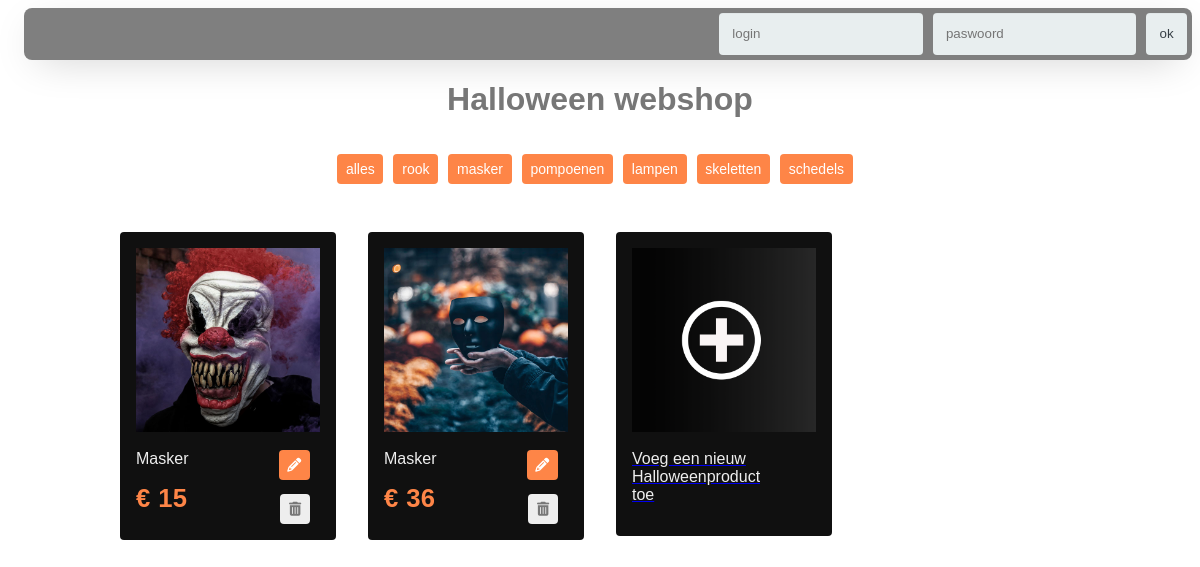
The app's page /index.php?id=2 (signed in) with its own data.
### tables this page shows
CREATE TABLE `categorie` (
  `ID` int(50) NOT NULL,
  `categorieNaam` varchar(50) NOT NULL
);

CREATE TABLE `producten` (
  `ID` int(255) NOT NULL,
  `titel` varchar(100) NOT NULL,
  `omschrijving` varchar(1000) NOT NULL,
  `kostprijs` varchar(100) NOT NULL,
  `afbeelding` varchar(100) NOT NULL,
  `catID` int(50) NOT NULL
);

### src/database/database.php (called while the page is built, shortened)
<?php
class Database
{
    private static function getConnection()
    {
        $user = 'root';
        $pass = 'root';
        $host = 'localhost';
        $db_name = 'Halloween';
        $dsn = "mysql:host=$host;dbname=$db_name";
        $db = new PDO($dsn, $user, $pass);
        return $db;
    }
    public static function getRows($sql, $params = [], $type = null)
    {
        $conn = self::getConnection();
        $stmt = $conn->prepare($sql);
        $stmt->execute($params);
        if ($type == null) {
            $rows = $stmt->fetchAll();
        } else {
            $rows = $stmt->fetchAll(PDO::FETCH_CLASS | PDO::FETCH_PROPS_LATE, $type);
        }
        return $rows;
    }
}
?>

### src/repository/halloweenrepository.php (called while the page is built, shortened)
<?php
require_once dirname(__FILE__) . "/../database/database.php";
class HalloweenRepository
{
    public static function getAllCategories(){
        $arr = Database::getRows("SELECT * FROM categorie", null, "Categorie");
        return $arr;
    }
    public static function getProductsByCategoryID($catID){
        $arr = Database::getRows("SELECT * FROM producten WHERE catID=?", [$catID], "Product");
        return $arr;
    }
}
?>

### index.php (the view, shortened to what this page needs)
<?php
require_once dirname(__FILE__) . "/src/repository/halloweenrepository.php";
function toonLogin(){
	if(!isset($_SESSION["loginNaam"])){
		echo "<div class='login'>";
			echo "<form class='login__form' method='POST' action='" . $_SERVER['PHP_SELF'] ."'>";
				echo "<input class='login__name' placeholder='login' name='login__name'>";
				echo "<input class='login__password' placeholder='paswoord' name='login__password'>";
				echo "<input class='login__submit' type='submit' value='ok' name='login'>";
			echo "</form>";
		echo "</div>";
	}
}
?>
<!DOCTYPE html>
<html lang="en">
<head>
	<link rel="stylesheet" href="css/screen.css" />
	<link rel="stylesheet" href="css/style.css" />
</head>
<body>
<?php toonLogin(); ?>
<h1>Halloween webshop</h1>
<div class="wrapper">
	<div class="content c-row">
		<section>
			<div class="c-row categories">
				<div class="c-nav__filter">
				<a href="index.php" class="c-nav__link"><span class='product-grid__btn product-grid__update'>alles</span></a>
					<?php
						$categories = HalloweenRepository::getAllCategories();
						foreach($categories as $categorie){
					?>
						<a href="index.php?id=<?php echo $categorie->ID ?>" class="c-nav__link"><span class="product-grid__btn product-grid__update"><?php echo $categorie->categorieNaam ?></span></a>
					<?php } ?>
				</div>
			</div>
		</section>
		<section>
			<div class="product-grid product-grid--flexbox">
				<div class="product-grid__wrapper">
					<?php
						if(!isset($_GET['id'])){
							$producten = HalloweenRepository::getAllProducts();
							foreach($producten as $product){
					?>
						<div class='product-grid__product-wrapper'>
							<div class='product-grid__product'>
								<div class='product-grid__img-wrapper'>
									<img src='<?php echo $product->afbeelding ?>' alt='Img' class='product-grid__img' />
								</div>
								<div class='product-grid__row'>
									<aside class='product-grid__side'>
										<span class='product-grid__title'><?php echo $product->titel ?></span>
										<span class='product-grid__price'>&euro; <?php echo $product->kostprijs ?></span>
									</aside>
									<?php if(isset($_SESSION['ingelogd'])){ ?>
										<div class='product-grid__action'>
											<a href='update-product.php?id=<?php echo $product->ID ?>&catID=<?php echo $product->catID ?>'><span class='product-grid__btn product-grid__update'><i class='fas fa-pencil-alt'></i></span></a>
											<a href='delete-product.php?id=<?php echo $product->ID ?>'><span class='product-grid__btn product-grid__delete'><i class='fas fa-trash-alt'></i></i></span></a>
										</div>
									<?php } else { ?>
										<div class='product-grid__action product-grid__action--user'>
											<a href=''><span class="product-grid__btn product-grid__add-to-cart"><i class="fa fa-shopping-cart"></i></span></a>
											<a href='detail.php?id=<?php echo $product->ID ?>'><span class='product-grid__btn product-grid__view'><i class='fas fa-eye'></i> </span></a>										</div>
									<?php } ?>
								</div>
							</div>
						</div>
					<?php }} else {
						$producten = HalloweenRepository::getProductsByCategoryID($_GET['id']);
						foreach($producten as $product){
							?>
						<div class='product-grid__product-wrapper'>
							<div class='product-grid__product'>
								<div class='product-grid__img-wrapper'>
									<img src='<?php echo $product->afbeelding ?>' alt='Img' class='product-grid__img' />
								</div>
								<div class='product-grid__row'>
									<aside class='product-grid__side'>
										<span class='product-grid__title'><?php echo $product->titel ?></span>
										<span class='product-grid__price'>&euro; <?php echo $product->kostprijs ?></span>
									</aside>
									<?php if(isset($_SESSION['ingelogd'])){ ?>
										<div class='product-grid__action'>
											<a href='update-product.php?id=<?php echo $product->ID ?>&catID=<?php echo $product->catID ?>'><span class='product-grid__btn product-grid__update'><i class='fas fa-pencil-alt'></i></span></a>
											<a href='delete-product.php?id=<?php echo $product->ID ?>'><span class='product-grid__btn product-grid__delete'><i class='fas fa-trash-alt'></i></i></span></a>
										</div>
									<?php } ?>
									</div>
							</div>
						</div>
							<?php
						}
					}
				?>
					<?php
						if(isset($_SESSION['ingelogd'])){
					?>
					<div class='product-grid__product-wrapper'>
						<a href='create-product.php' class='c-btn'>
							<div class='product-grid__product'>
								<div class='product-grid__img-wrapper'>
									<img src='images/plus.png' alt='Img' class='product-grid__img' />
								</div>
								<div class='product-grid__row'>
									<aside class='product-grid__side'>
										<span class='product-grid__title'>Voeg een nieuw Halloweenproduct toe</span>
										<span class='product-grid__price'></span>
									</aside>
								</div>
							</div>
						</a>
					</div>
					<?php } ?>
				</div>
			</div>
		</section>
	</div>
</div>
</body>
</html>

### css/screen.css (style rules this page uses)
* { box-sizing: border-box; }
body { height: 100vh; font-family: Verdana, Geneva, Tahoma, sans-serif; color: #777; }
body:before { z-index: -300; content: ""; position: fixed; top: 0; left: 0; width: 100%; height: 100%; background-image: url("../images/background.jpg"); background-size: cover; -webkit-filter: blur(1px) brightness(0.3); -moz-filter: blur(1px) brightness(0.5); -ms-filter: blur(1px) brightness(0.5); -o-filter: blur(1px) brightness(0.5); filter: blur(1px) brightness(0.3); }
.c-nav__filter { display: flex; align-items: center; justify-content: center; }
h1 { justify-content: center; align-items: center; display: flex; }
.product-grid { width: 60em; margin: 2rem auto; }
.product-grid.product-grid--flexbox .product-grid__wrapper { display: flex; flex-wrap: wrap; }
.product-grid.product-grid--flexbox .product-grid__title { height: auto; }
.product-grid.product-grid--flexbox .product-grid__title:after { display: none; }
.product-grid__row { display: flex; flex-wrap: wrap; }
.product-grid__wrapper { margin-left: -1rem; margin-right: -1rem; }
.product-grid__side { background-color: #101010; flex-basis: 8rem; flex-grow: 0; flex-shrink: 0; display: flex; flex-direction: column; }
.product-grid__action { background-color: #101010; flex-grow: 1; display: flex; flex-direction: column; align-items: flex-end; }
.product-grid__product-wrapper { padding: 1rem; float: left; width: 25%; }
.product-grid__product { padding: 1rem; position: relative; cursor: pointer; background: #101010; border-radius: 4px; }
.product-grid__img-wrapper { width: 100%; text-align: center; }
.product-grid__img { max-width: 100%; height: auto; max-height: 100%; }
.product-grid__title { margin-top: .875rem; display: block; font-size: 1rem; color: #eee; height: 3em; overflow: hidden; position: relative; }
.product-grid__title:after { content: ""; display: block; position: absolute; bottom: 0; right: 0; width: 2.4em; height: 1.5rem; background: linear-gradient(to right, rgba(255, 255, 255, 0), white 50%); }
.product-grid__price { color: #FE8547; font-weight: bold; letter-spacing: .4px; padding-top: 1rem; font-size: 160%; }
.product-grid__btn { display: inline-block; font-size: .875em; color: #777; background: #eee; padding: .5em .625em; margin-top: .875rem; margin-right: .625rem; cursor: pointer; border-radius: 4px; }
.product-grid__update { color: #fff; background: #FE8547; }
.product-grid__delete { color: #777; background: #eee; }
.login { padding-left: 1rem; }
.login { display: flex; }
.login__name { width: auto; }
.login__password { width: auto; }
.login__submit { width: auto; }
.login__form { display: flex; width: 100%; padding: 0; padding-bottom: 0; justify-content: flex-end; }
.login__form input { margin: 5px; }
form { padding: 3em; padding-bottom: 3em; border-radius: 8px; width: 500px; box-shadow: 0 10px 40px -14px rgba(0, 0, 0, 0.25); background-color: rgba(0, 0, 0, 0.5); color: white; }
form input { color: #384047; background-color: #e8eeef; box-shadow: 0 1px 0 rgba(0, 0, 0, 0.03) inset; border: none; border-radius: 4px; padding: 1em; margin-bottom: 1.2em; width: 100%; margin-top: .5rem; }

### records on screen
categorie: categorieNaam "rook"
categorie: categorieNaam "masker"
categorie: categorieNaam "pompoenen"
categorie: categorieNaam "lampen"
categorie: categorieNaam "skeletten"
categorie: categorieNaam "schedels"
producten: afbeelding (picture), titel "Masker", kostprijs "15"
producten: afbeelding (picture), titel "Masker", kostprijs "36"
